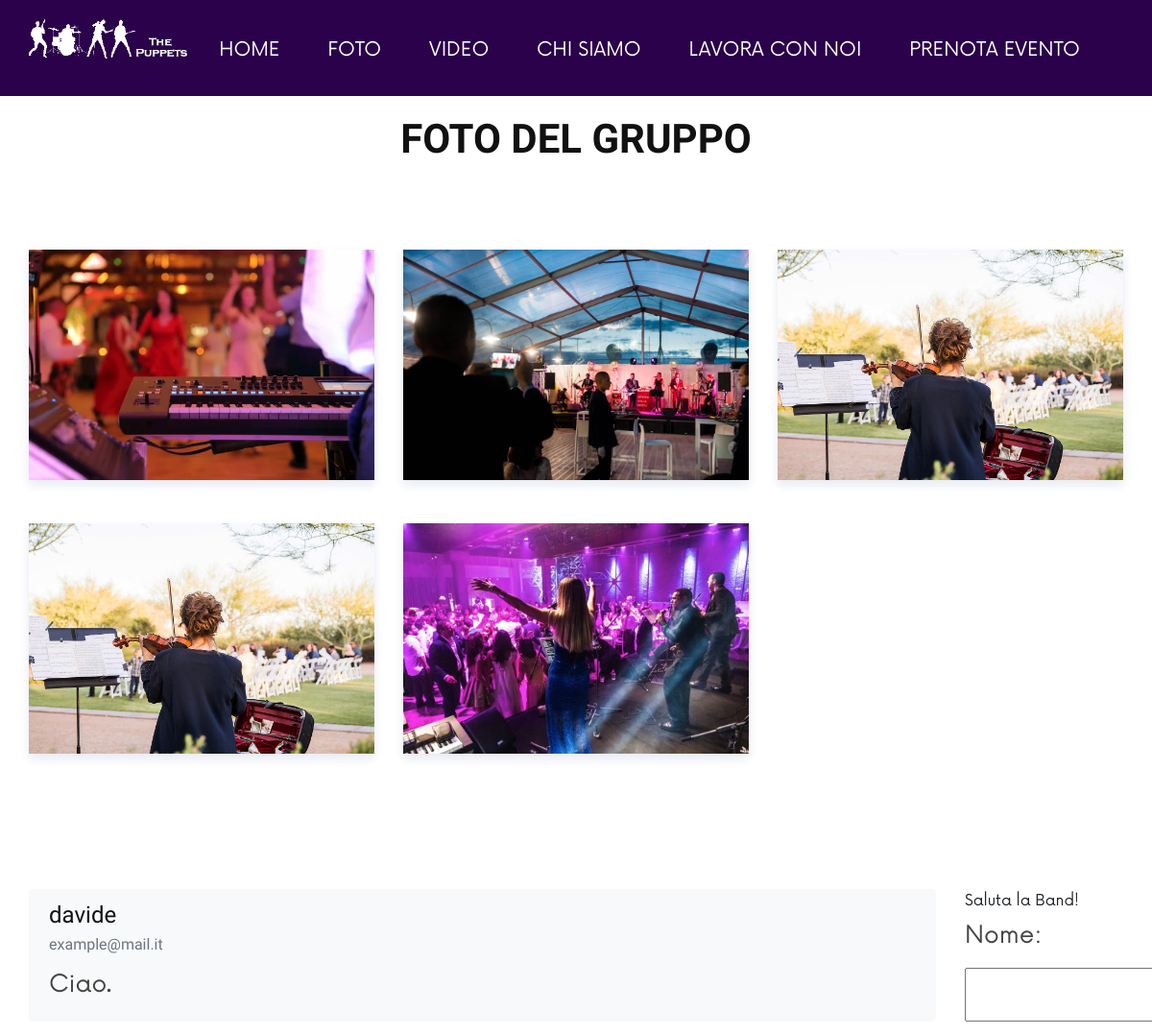
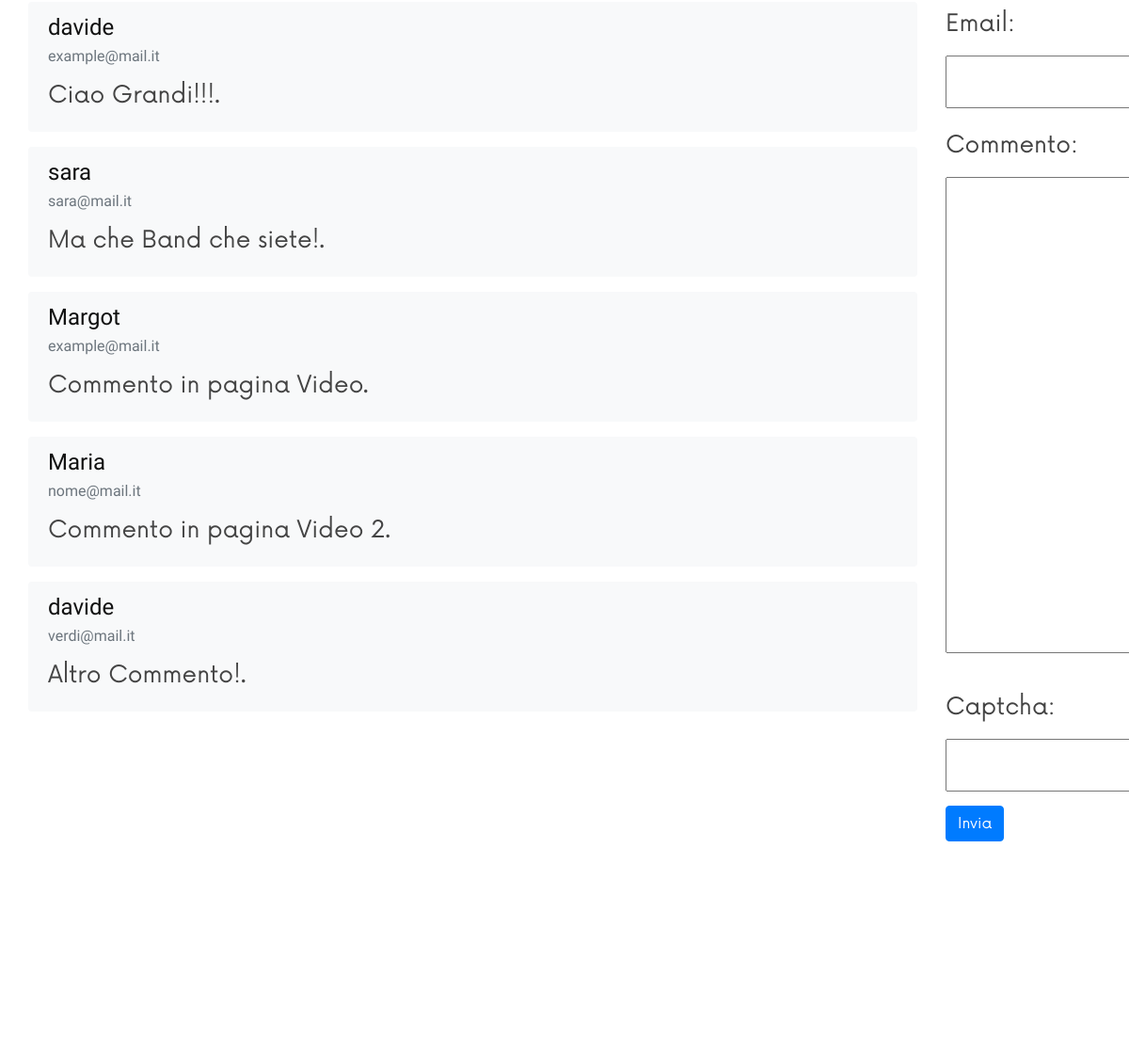
Before: /foto/ (upper part) with the older database file (2 pictures, top to bottom).
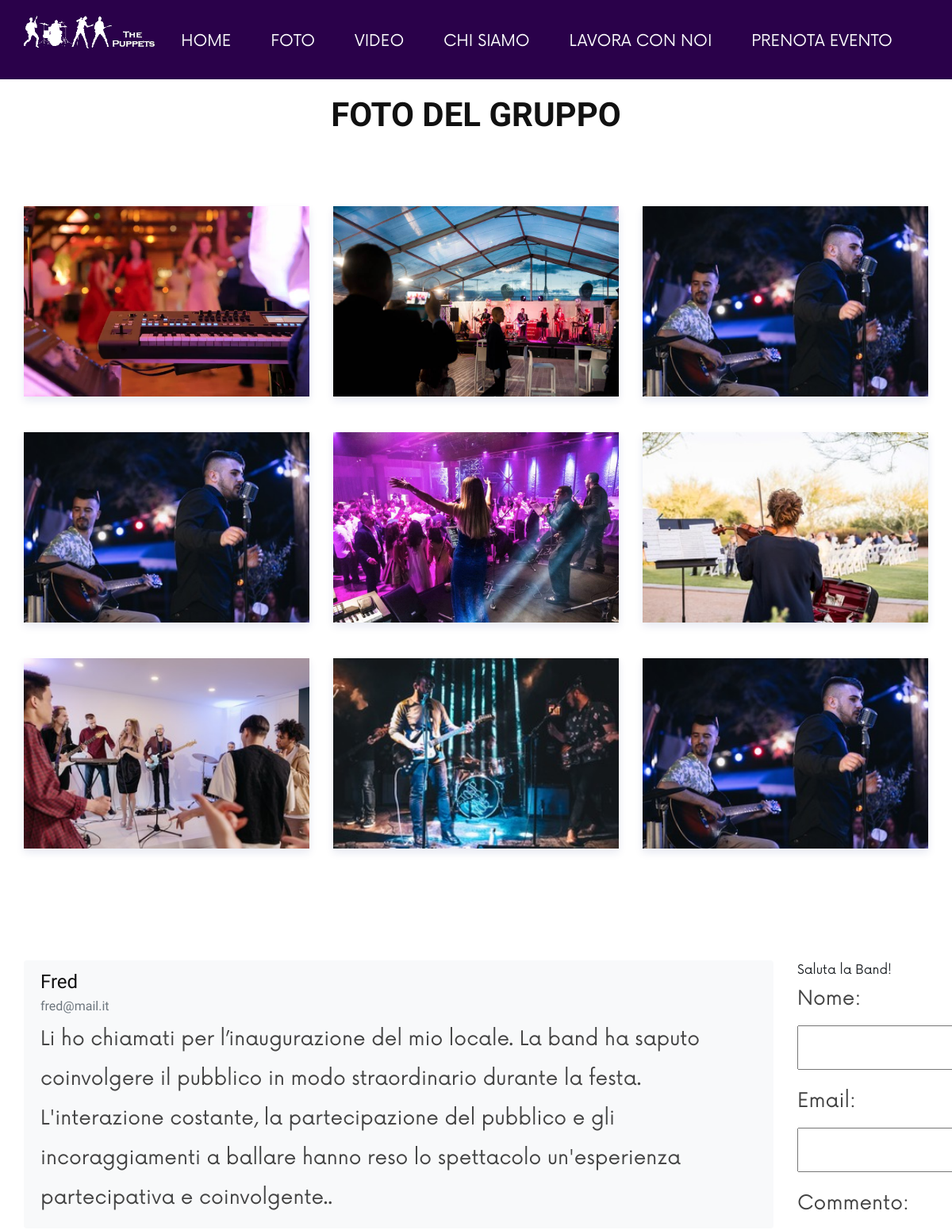
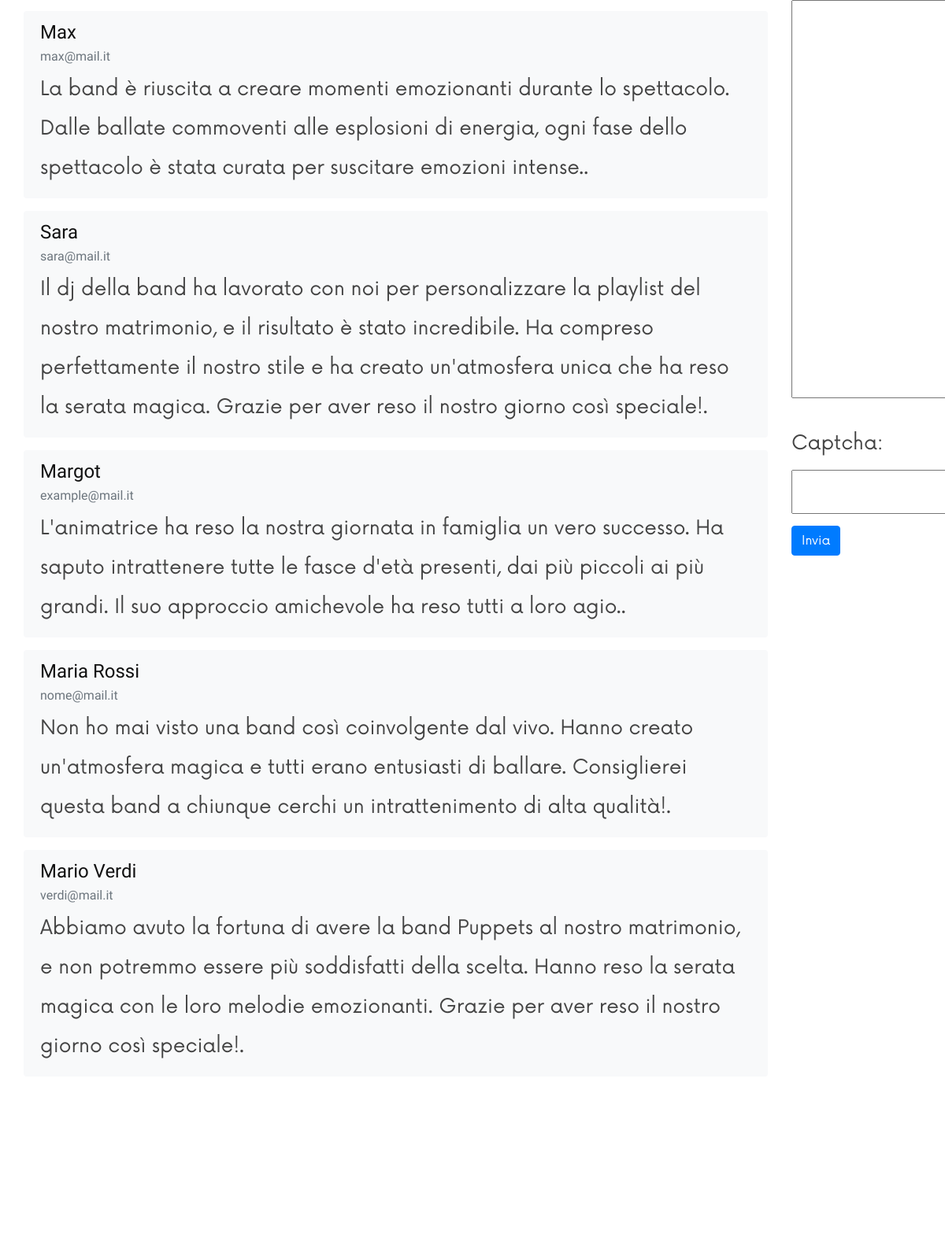
After: the same page with the newer database file (2 pictures, top to bottom).
### gruppo/models.py (models this page shows, shortened)
class Foto(models.Model):
    data_inserimento=models.DateTimeField(auto_now_add=True)
    img = models.ImageField(upload_to='img_fotopage/%Y/%m/%d', default='logo.png')
    img_resize = ImageSpecField(source='img', processors=[ResizeToFit(250,250)],format='PNG',options={'quality':60})

class Commenti(models.Model):
    nome = models.CharField(max_length=200)
    email = models.EmailField(max_length=250)
    commento = models.TextField(max_length=500)

### gruppo/views.py (the view)
# urls.py: path('foto/', views.fotopage, name="foto"),
def fotopage(request):
    foto = Foto.objects.all().order_by('data_inserimento')
    form=CommentiForm(request.POST)
    if request.method == 'POST':
        if form.is_valid():
            commenti=form.save()
            return redirect('gruppo:foto')
    else:
       form =CommentiForm()
    commenti = Commenti.objects.all().order_by('id')
    return render (request, 'fotopage.html',{'foto':foto,'form':form,'commenti':commenti})

### gruppo/forms.py
class CommentiForm(forms.ModelForm):
    captcha = CaptchaField()
    class Meta:
        model = Commenti
        fields = ['nome','email','commento','captcha']

### templates/fotopage.html (shortened to what this page needs)
{% extends "base.html" %}
{% load static %}
{% block content %}
<section class="discography spad">
  <div class="container">
            <div class="row">
                <div class="col-lg-12">
                    <div class="section-title center-title">
                        <h2>Foto del Gruppo</h2>
                    </div>
                </div>
            </div>
            <div class="row">
            {% for foto in foto %}
                <div class="col-lg-4 col-md-6 col-sm-6">
                    <div class="discography__item">
                        <div class="discography__item__pic">
                            <img src="{{foto.img.url}}">
                        </div>
                    </div>
                </div>
            {% endfor %}
            </div>
    <br><br><br><br>
          <div class="row">
                <div class="col-10">
              {% for commento in commenti %}
              <div class="alert bg-light mb-3" role="alert">
                <h4 class="card-title">{{commento.nome}}</h4>
                <h6 class="card-subtitle mb-2 text-muted">{{commento.email}}</h6>
                <p class="card-text">{{commento.commento}}.</p>
              </div>
              {% endfor %}
                </div>
                <div class="col-2">
                  Saluta la Band!
                  <form class="form-group" method="POST">
                      {{form.as_p}}
                      <button type="submit" class="btn btn-primary">Invia</button>
                </div>
            </div>
</div>
</section>
<br/><br/><br/><br/><br/><br/><br/><br/><br/><br/><br/><br/><br/><br/><br/><br/>
{% endblock content %}

### templates/base.html (shortened to what this page needs)
{% load static %}
<!DOCTYPE html>
<html lang="it">
<head>
    <link rel="stylesheet" href="{% static "css/bootstrap.min.css" %}" type="text/css">
    <link rel="stylesheet" href="{% static "css/font-awesome.min.css" %}" type="text/css">
    <link rel="stylesheet" href="{% static "css/barfiller.css" %}" type="text/css">
    <link rel="stylesheet" href="{% static "css/nowfont.css" %}" type="text/css">
    <link rel="stylesheet" href="{% static "css/rockville.css" %}" type="text/css">
    <link rel="stylesheet" href="{% static "css/magnific-popup.css" %}" type="text/css">
    <link rel="stylesheet" href="{% static "css/owl.carousel.min.css" %}" type="text/css">
    <link rel="stylesheet" href="{% static "css/slicknav.min.css" %}" type="text/css">
    <link rel="stylesheet" href="{% static "css/style.css" %}" type="text/css">
</head>
<body>
<header class="header">
    <div class="container">
        <div class="row">
            <div class="col-lg-2 col-md-2">
                <div class="header__logo">
                    <a href="{% url "gruppo:home" %}"><img src="{% static "img/logoCarlo.png" %}" width=500></a>
                </div>
            </div>
            <div class="col-lg-10 col-md-10">
                <div class="header__nav">
                    <nav class="header__menu mobile-menu">
                        <ul>
                            <li><a href="{% url "gruppo:home" %}">Home</a></li>
                            <li><a href="{% url "gruppo:foto" %}">Foto</a></li>
                            <li><a href="{% url "gruppo:video" %}">Video</a></li>
                            <li><a href="{% url "gruppo:chisiamo" %}">Chi Siamo</a></li>
                            <li><a href="{% url "gruppo:lavoraconnoi" %}">Lavora con Noi</a></li>
                            <li><a href="{% url "gruppo:prenotaevento" %}">Prenota Evento</a></li>
                        </ul>
                    </nav>
                </div>
            </div>
        </div>
    </div>
</header>
    {% block content  %}
    {% endblock content  %}
</body>
</html>

### gruppo/static/css/style.css (style rules this page uses)
html, body { height: 100%; font-family: "Now Regular"; -webkit-font-smoothing: antialiased; }
h1, h2, h3, h4, h5, h6 { margin: 0; color: #111111; font-weight: 400; font-family: "Rajdhani", sans-serif; }
h2 { font-size: 80px; font-weight: bold; }
h4 { font-size: 24px; }
h6 { font-size: 16px; }
p { font-size: 25px; font-family: "Now Regular"; color: #444444; font-weight: 400; line-height: 50px; margin: 0 0 15px 0; }
img { max-width: 100%; }
ul, ol { padding: 0; margin: 0; }
.section-title { margin-bottom: 40px; position: relative; z-index: 1; }
.section-title.center-title { text-align: center; }
.section-title h2 { font-size: 42px; color: #111111; font-weight: 700; text-transform: uppercase; }
.spad { padding-top: 100px; padding-bottom: 100px; }
.header { background: rgba(42, 1, 74, 1) !important; position: absolute; left: 0; top: 0; width: 100%; z-index: 9; }
.header__logo { padding: 20px 0 25px; }
.header__logo a { display: inline-block; }
.header__nav { text-align: right; }
.header__menu { padding: 31px 0 27px; display: inline-block; margin-right: 45px; }
.header__menu ul li { list-style: none; display: inline-block; margin-right: 45px; position: relative; }
.header__menu ul li:last-child { margin-right: 0; }
.header__menu ul li a { font-size: 20px; text-transform: uppercase; color: #ffffff; display: block; padding: 6px 0; position: relative; }
.header__menu ul li a:after { position: absolute; left: 0; bottom: 0; width: 100%; height: 2px; background: #ffffff; content: ""; -webkit-transition: all, 0.5s; -o-transition: all, 0.5s; transition: all, 0.5s; opacity: 0; }
.discography { padding-bottom: 40px; padding-top: 120px; overflow: hidden; }
.discography .section-title { margin-bottom: 90px; }
.discography__item { margin-bottom: 45px; -webkit-box-shadow: 0px 5px 10px rgba(22, 41, 124, 0.1); box-shadow: 0px 5px 10px rgba(22, 41, 124, 0.1); }
.discography__item__pic img { min-width: 100%; }
@media only screen and (min-width: 1200px) { .container { max-width: 1170px; } }

### templates/fotopage.html (style rules this page uses)
div.discography__item__pic > img { width:360px; height:240px; object-fit: cover; }

Changed rows visible on the page:
changed Foto (number 3 of 9 on the later page): img: a different picture
changed Foto (number 4 of 9 on the later page): img: a different picture
added Foto: img (picture)
added Foto: img (picture)
added Foto: img (picture)
added Foto: img (picture)
changed Commenti: nome "davide" → "Fred"; email "example@mail.it" → "fred@mail.it"; commento "Ciao" → "Li ho chiamati per l’inaugurazione del mio locale. La band ha saputo coinvolgere il pubblico in modo straordinario durante la festa. L'interazione costante, la partecipazione del pubblico e gli incoraggiamenti a ballare hanno reso lo spettacolo un'esperienza partecipativa e coinvolgente."
changed Commenti: nome "davide" → "Max"; email "example@mail.it" → "max@mail.it"; commento "Ciao Grandi!!!" → "La band è riuscita a creare momenti emozionanti durante lo spettacolo. Dalle ballate commoventi alle esplosioni di energia, ogni fase dello spettacolo è stata curata per suscitare emozioni intense."
changed Commenti "sara@mail.it": nome "sara" → "Sara"; commento "Ma che Band che siete!" → "Il dj della band ha lavorato con noi per personalizzare la playlist del nostro matrimonio, e il risultato è stato incredibile. Ha compreso perfettamente il nostro stile e ha creato un'atmosfera unica che ha reso la serata magica. Grazie per aver reso il nostro giorno così speciale!"
changed Commenti "Margot": commento "Commento in pagina Video" → "L'animatrice ha reso la nostra giornata in famiglia un vero successo. Ha saputo intrattenere tutte le fasce d'età presenti, dai più piccoli ai più grandi. Il suo approccio amichevole ha reso tutti a loro agio."
changed Commenti "nome@mail.it": nome "Maria" → "Maria Rossi"; commento "Commento in pagina Video 2" → "Non ho mai visto una band così coinvolgente dal vivo. Hanno creato un'atmosfera magica e tutti erano entusiasti di ballare. Consiglierei questa band a chiunque cerchi un intrattenimento di alta qualità!"
changed Commenti "verdi@mail.it": nome "davide" → "Mario Verdi"; commento "Altro Commento!" → "Abbiamo avuto la fortuna di avere la band Puppets al nostro matrimonio, e non potremmo essere più soddisfatti della scelta. Hanno reso la serata magica con le loro melodie emozionanti. Grazie per aver reso il nostro giorno così speciale!"
